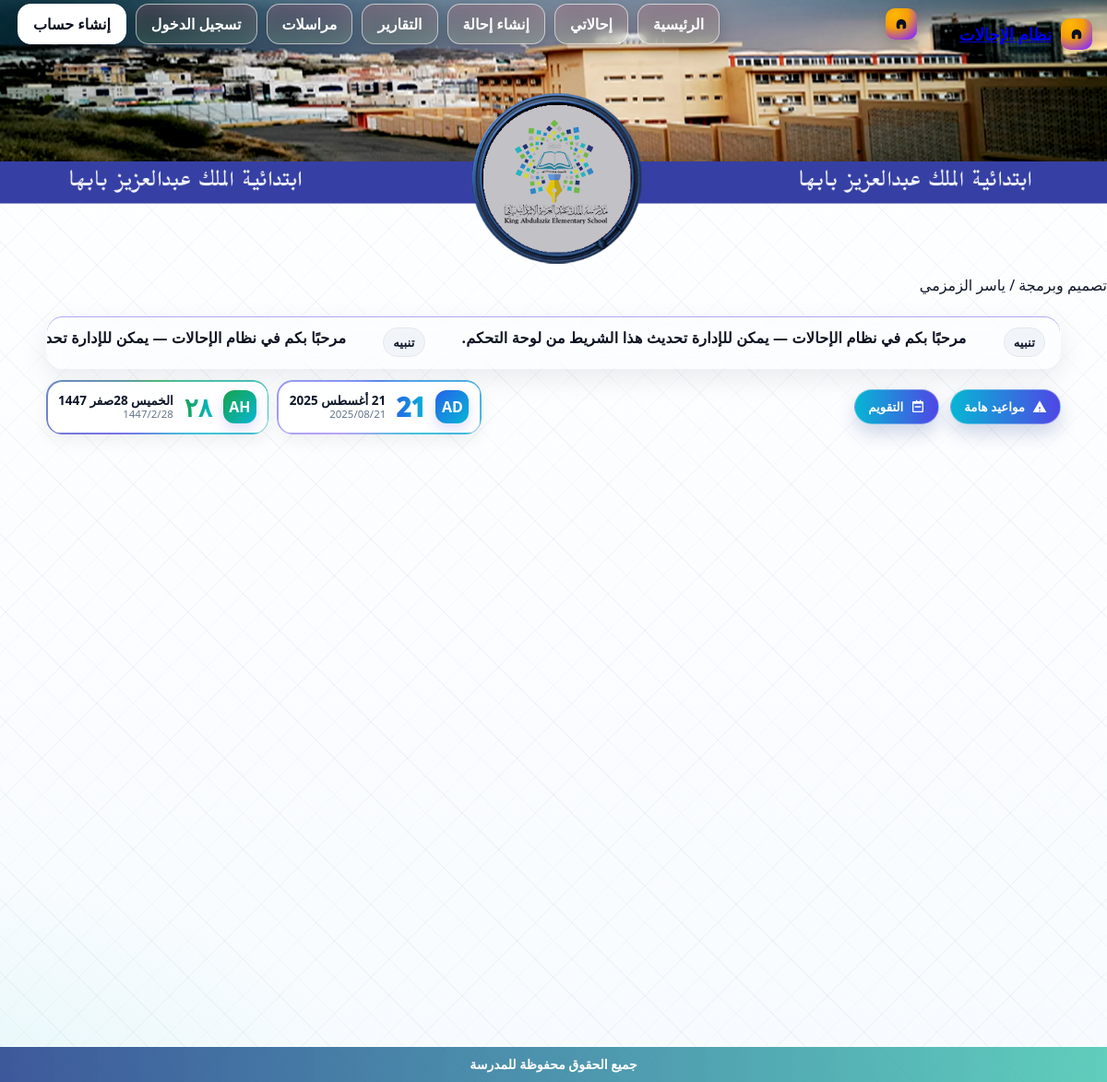
The app's page /, older data.
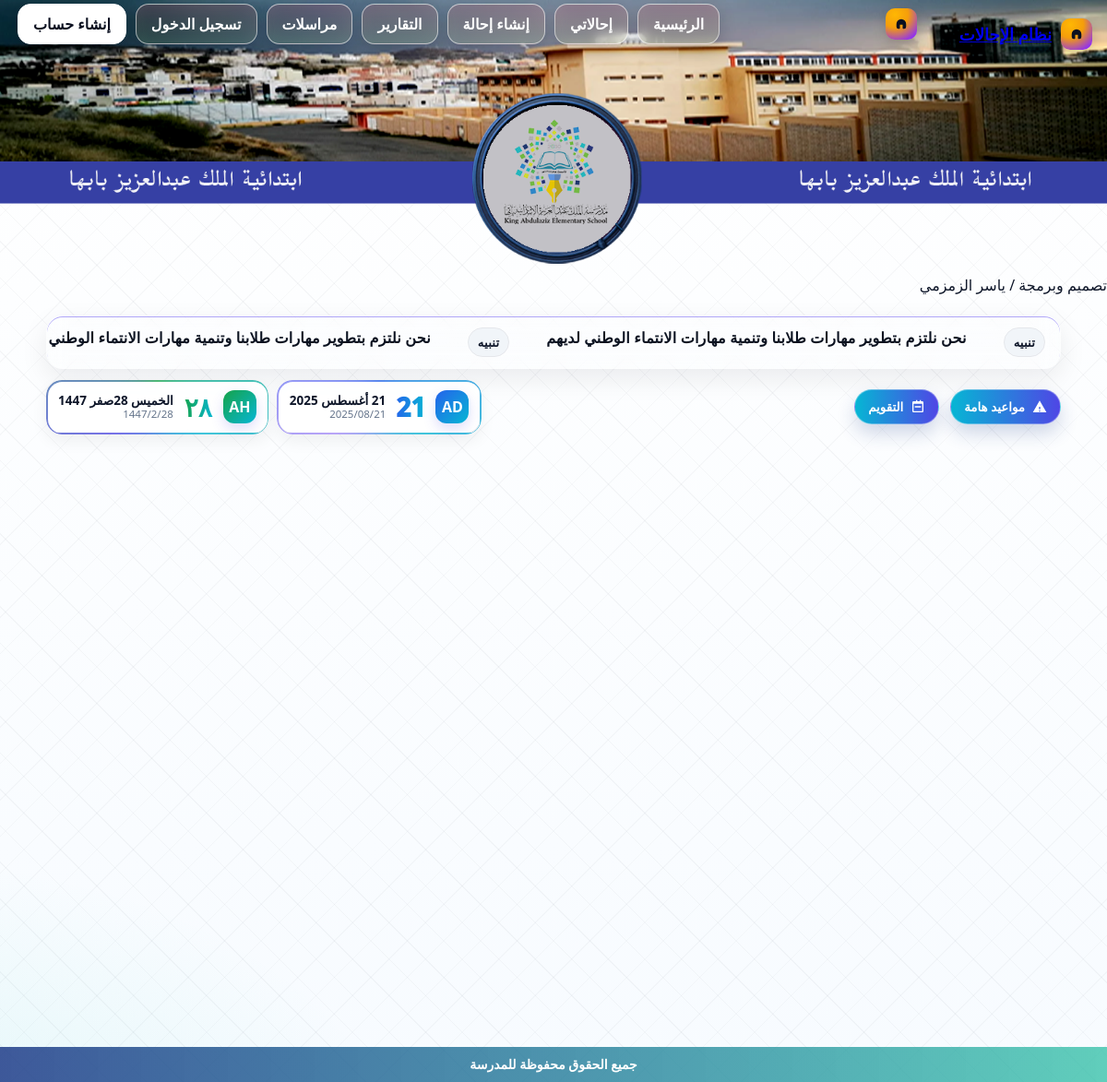
The same page, newer data.
### referrals/models.py (models this page shows, shortened)
class NewsTicker(models.Model):
    text       = models.CharField("نص الشريط", max_length=300)
    is_active  = models.BooleanField("مفعل", default=True)
    starts_at  = models.DateTimeField("يبدأ من", blank=True, null=True)
    ends_at    = models.DateTimeField("ينتهي في", blank=True, null=True)
    created_at = models.DateTimeField(auto_now_add=True)
    class Meta:
        verbose_name = "شريط إخباري"
        verbose_name_plural = "أشرطة إخبارية"
        ordering = ["-created_at"]
    @property
    def is_visible(self):
        now = timezone.now()
        if not self.is_active:
            return False
        if self.starts_at and now < self.starts_at:
            return False
        if self.ends_at and now > self.ends_at:
            return False
        return True

### referrals/context_processors.py (called while the page is built)
def active_news_ticker(request):
    try:
        obj = NewsTicker.objects.filter(is_active=True).order_by("-created_at").first()
        if obj and obj.is_visible:
            return {"news_ticker": obj}
    except Exception:
        pass
    return {"news_ticker": None}

### templates/home.html (shortened to what this page needs)
{% load static %}
<!doctype html>
<html lang="ar" dir="rtl">
<head>
</head>
<body>
  {% include 'header.html' %}
تصميم وبرمجة / ياسر الزمزمي
  <div class="wrap">
    {% with t=news_ticker.text|default:"مرحبًا بكم في نظام الإحالات — يمكن للإدارة تحديث هذا الشريط من لوحة التحكم." %}
    <section class="ticker-shell" aria-label="الشريط الإخباري">
      <div class="ticker-track">
        <span class="ticker-chip">تنبيه</span><span>{{ t }}</span>
        <span class="ticker-chip">تنبيه</span><span>{{ t }}</span>
      </div>
    </section>
    {% endwith %}
    <div class="actions-bar">
      <div class="top-actions">
        <div class="drop">
          <button class="btn-pill" type="button" aria-haspopup="true" aria-label="مواعيد هامة (مرّر أو اضغط)">
            <svg xmlns="http://www.w3.org/2000/svg" width="16" height="16" viewBox="0 0 24 24" fill="currentColor"><path d="M13 16h-2v-4h2m0 8h-2v-2h2M1 21h22L12 2 1 21Z"/></svg>
            مواعيد هامة
          </button>
        </div>
        <div class="drop">
          <button class="btn-pill" type="button" aria-haspopup="true" aria-label="التقويم (مرّر أو اضغط)">
            <svg xmlns="http://www.w3.org/2000/svg" width="16" height="16" viewBox="0 0 24 24" fill="currentColor"><path d="M7 11h10v2H7v-2Zm-2 8h14V7H5v12Zm2-16h2V1h2v2h4V1h2v2h2a2 2 0 0 1 2 2v14a2 2 0 0 1-2 2H5a2 2 0 0 1-2-2V5a2 2 0 0 1 2-2h2Z"/></svg>
            التقويم
          </button>
        </div>
      </div>
      <div class="mini-dates">
        <div class="mini-date g" aria-live="polite" aria-label="التاريخ الميلادي">
          <div class="badge g">AD</div>
          <div class="num" id="g-mini-big">—</div>
          <div class="meta">
            <div class="line1" id="g-line1">—</div>
            <div class="line2" id="g-line2">—</div>
          </div>
        </div>
        <div class="mini-date h" aria-live="polite" aria-label="التاريخ الهجري">
          <div class="badge h">AH</div>
          <div class="num" id="h-mini-big">—</div>
          <div class="meta">
            <div class="line1" id="h-line1">—</div>
            <div class="line2" id="h-line2">—</div>
          </div>
        </div>
      </div>
    </div>
  </div>
  {% include 'footer.html' %}
</body>
</html>

Row changes from the older to the newer data that the page shows:
added NewsTicker: text "نحن نلتزم بتطوير مهارات طلابنا وتنمية مهارات الانتماء الوطني لديهم", text "نحن نلتزم بتطوير مهارات طلابنا وتنمية مهارات الانتماء الوطني…"
Text that changed along with them:
{{ t }}: "مرحبًا بكم في نظام الإحالات — يمكن للإدارة تحديث هذا الشريط من لوحة التحكم." → (not shown)
{{ t }}: "مرحبًا بكم في نظام الإحالات — يمكن للإدارة…" → (not shown)
